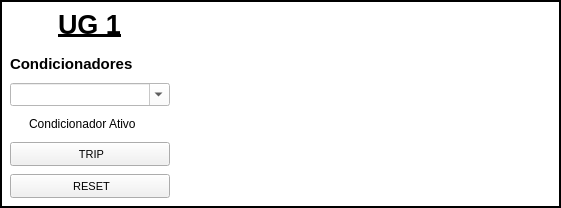
  <widget class="QFrame" name="frame_2">
   <property name="geometry">
    <rect>
     <x>419</x>
     <y>251</y>
     <width>561</width>
     <height>208</height>
    </rect>
   </property>
   <property name="maximumSize">
    <size>
     <width>561</width>
     <height>208</height>
    </size>
   </property>
   <property name="styleSheet">
    <string notr="true">background-color: transparent;</string>
   </property>
   <property name="frameShape">
    <enum>QFrame::Box</enum>
   </property>
   <property name="frameShadow">
    <enum>QFrame::Plain</enum>
   </property>
   <property name="lineWidth">
    <number>2</number>
   </property>
   <property name="midLineWidth">
    <number>0</number>
   </property>
   <widget class="QWidget" name="verticalLayoutWidget_5">
    <property name="geometry">
     <rect>
      <x>10</x>
      <y>3</y>
      <width>164</width>
      <height>201</height>
     </rect>
    </property>
    <layout class="QVBoxLayout" name="verticalLayout_condicionadores_ug1">
     <item>
      <widget class="QLabel" name="label_title_ug1">
       <property name="maximumSize">
        <size>
         <width>159</width>
         <height>35</height>
        </size>
       </property>
       <property name="font">
        <font>
         <pointsize>20</pointsize>
         <weight>75</weight>
         <bold>true</bold>
         <underline>true</underline>
        </font>
       </property>
       <property name="text">
        <string>&lt;html&gt;&lt;head/&gt;&lt;body&gt;&lt;p&gt;UG 1&lt;/p&gt;&lt;/body&gt;&lt;/html&gt;</string>
       </property>
       <property name="alignment">
        <set>Qt::AlignCenter</set>
       </property>
      </widget>
     </item>
     <item>
      <layout class="QVBoxLayout" name="verticalLayout_condicionadores_ug1_2" stretch="0,0,0,0,0">
       <property name="spacing">
        <number>8</number>
       </property>
       <property name="topMargin">
        <number>1</number>
       </property>
       <property name="bottomMargin">
        <number>0</number>
       </property>
       <item>
        <widget class="QLabel" name="label_condicionadores_ug1">
         <property name="sizePolicy">
          <sizepolicy hsizetype="Fixed" vsizetype="Fixed">
           <horstretch>0</horstretch>
           <verstretch>0</verstretch>
          </sizepolicy>
         </property>
         <property name="maximumSize">
          <size>
           <width>16777215</width>
           <height>22</height>
          </size>
         </property>
         <property name="font">
          <font>
           <pointsize>11</pointsize>
           <weight>75</weight>
           <bold>true</bold>
           <underline>false</underline>
          </font>
         </property>
         <property name="text">
          <string>&lt;html&gt;&lt;head/&gt;&lt;body&gt;&lt;p&gt;Condicionadores&lt;/p&gt;&lt;/body&gt;&lt;/html&gt;</string>
         </property>
        </widget>
       </item>
       <item>
        <widget class="QComboBox" name="comboBox_condic_ug1">
         <property name="sizePolicy">
          <sizepolicy hsizetype="Minimum" vsizetype="Minimum">
           <horstretch>160</horstretch>
           <verstretch>0</verstretch>
          </sizepolicy>
         </property>
         <property name="minimumSize">
          <size>
           <width>160</width>
           <height>23</height>
          </size>
         </property>
         <property name="maximumSize">
          <size>
           <width>160</width>
           <height>23</height>
          </size>
         </property>
         <property name="sizeIncrement">
          <size>
           <width>0</width>
           <height>0</height>
          </size>
         </property>
         <property name="baseSize">
          <size>
           <width>0</width>
           <height>0</height>
          </size>
         </property>
         <property name="styleSheet">
          <string notr="true">background-color: rgb(255, 255, 255);</string>
         </property>
         <property name="editable">
          <bool>true</bool>
         </property>
         <property name="insertPolicy">
          <enum>QComboBox::NoInsert</enum>
         </property>
         <property name="sizeAdjustPolicy">
          <enum>QComboBox::AdjustToContents</enum>
         </property>
         <property name="minimumContentsLength">
          <number>0</number>
         </property>
         <item>
          <property name="text">
           <string/>
          </property>
         </item>
         <item>
          <property name="text">
           <string>RV_Trip</string>
          </property>
         </item>
         <item>
          <property name="text">
           <string>AVR_Trip</string>
          </property>
         </item>
         <item>
          <property name="text">
           <string>SEL700G_Atuado</string>
          </property>
         </item>
         <item>
          <property name="text">
           <string>MXR_700G_Trip</string>
          </property>
         </item>
         <item>
          <property name="text">
           <string>MXR_TripEletrico</string>
          </property>
         </item>
         <item>
          <property name="text">
           <string>MXR_TripMecanico</string>
          </property>
         </item>
         <item>
          <property name="text">
           <string>ReleBloqA86MAtuado</string>
          </property>
         </item>
         <item>
          <property name="text">
           <string>ReleBloqA86HAtuado</string>
          </property>
         </item>
         <item>
          <property name="text">
           <string/>
          </property>
         </item>
         <item>
          <property name="text">
           <string>MXI_PalhetasDesal</string>
          </property>
         </item>
         <item>
          <property name="text">
           <string>MXI_ValvBorbTravada</string>
          </property>
         </item>
         <item>
          <property name="text">
           <string>MXI_TripAlimPainelFreio</string>
          </property>
         </item>
         <item>
          <property name="text">
           <string>MXI_SobreVeloMecPos18</string>
          </property>
         </item>
         <item>
          <property name="text">
           <string>MXI_NivelMAltoPocoDren</string>
          </property>
         </item>
         <item>
          <property name="text">
           <string>MXI_FreioSemEnergia</string>
          </property>
         </item>
         <item>
          <property name="text">
           <string>MXI_FreioFiltroSaturado</string>
          </property>
         </item>
         <item>
          <property name="text">
           <string>MXI_FalhaInterna</string>
          </property>
         </item>
         <item>
          <property name="text">
           <string>MXI_FalhaDisjTpsProt</string>
          </property>
         </item>
         <item>
          <property name="text">
           <string>MXI_FalhaInterna_SEL700G</string>
          </property>
         </item>
         <item>
          <property name="text">
           <string>MXI_FiltroRetSujo100Sujo</string>
          </property>
         </item>
         <item>
          <property name="text">
           <string>MXI_FiltroPresSujo100Sujo</string>
          </property>
         </item>
         <item>
          <property name="text">
           <string>MXI_FiltroPressaoBbaMecSj100</string>
          </property>
         </item>
         <item>
          <property name="text">
           <string>MXI_FaltaFluxoOleoMc</string>
          </property>
         </item>
         <item>
          <property name="text">
           <string>MXI_Falta125Vcc</string>
          </property>
         </item>
         <item>
          <property name="text">
           <string>MXI_Falta125VccCom</string>
          </property>
         </item>
         <item>
          <property name="text">
           <string>MXI_Falta125VccAlimVal</string>
          </property>
         </item>
         <item>
          <property name="text">
           <string>MXI_Falta125VccQPCUG2</string>
          </property>
         </item>
         <item>
          <property name="text">
           <string>MXI_Falta125VccQPCUG3</string>
          </property>
         </item>
         <item>
          <property name="text">
           <string>MXI_QCAUG_TripDisj52A1</string>
          </property>
         </item>
         <item>
          <property name="text">
           <string>MXI_QCAUG_TripDisjAgrup</string>
          </property>
         </item>
         <item>
          <property name="text">
           <string>MXI_QCAUG_Falha380VcaPainel</string>
          </property>
         </item>
         <item>
          <property name="text">
           <string>MXI_UHRV_TripBomba1</string>
          </property>
         </item>
         <item>
          <property name="text">
           <string>MXI_UHRV_TripBomba2</string>
          </property>
         </item>
         <item>
          <property name="text">
           <string>MXI_UHRV_PressCriticaPos321</string>
          </property>
         </item>
         <item>
          <property name="text">
           <string>MXI_UHRV_NivOleoCriticoPos35</string>
          </property>
         </item>
         <item>
          <property name="text">
           <string>MXI_UHRV_NivOleominimoPos36</string>
          </property>
         </item>
         <item>
          <property name="text">
           <string>MXI_UHLM_FluxoMcTras</string>
          </property>
         </item>
         <item>
          <property name="text">
           <string>MXI_UHLM_FluxoMcDianteiro</string>
          </property>
         </item>
         <item>
          <property name="text">
           <string>MXI_UHLM_TripBomba1</string>
          </property>
         </item>
         <item>
          <property name="text">
           <string>MXI_UHLM_TripBomba2</string>
          </property>
         </item>
         <item>
          <property name="text">
           <string>MXI_UHLM_FaltaFluxTroc</string>
          </property>
         </item>
         <item>
          <property name="text">
           <string>MXI_UHLM_FaltaPressTroc</string>
          </property>
         </item>
         <item>
          <property name="text">
           <string>MXI_UHLM_NivelCritOleo</string>
          </property>
         </item>
         <item>
          <property name="text">
           <string>MXI_UHLM_NivelminOleo</string>
          </property>
         </item>
         <item>
          <property name="text">
           <string>MXI_UHLM_Filt1PresSujo100Sujo</string>
          </property>
         </item>
         <item>
          <property name="text">
           <string>MXI_UHLM_Filt2PresSujo100Sujo</string>
          </property>
         </item>
         <item>
          <property name="text">
           <string>MXR_Q_Negativa</string>
          </property>
         </item>
         <item>
          <property name="text">
           <string>MXR_Falha_CLP</string>
          </property>
         </item>
         <item>
          <property name="text">
           <string>MXR_Falha_Remota</string>
          </property>
         </item>
         <item>
          <property name="text">
           <string>MXR_FalhaIbntDisjGer</string>
          </property>
         </item>
         <item>
          <property name="text">
           <string>MXR_FalhaAcionFechaValvBorb</string>
          </property>
         </item>
         <item>
          <property name="text">
           <string>MXR_TripVibr1</string>
          </property>
         </item>
         <item>
          <property name="text">
           <string>MXR_TripVibr2</string>
          </property>
         </item>
         <item>
          <property name="text">
           <string>MXR_TripTempUHRV</string>
          </property>
         </item>
         <item>
          <property name="text">
           <string>MXR_TripTempUHLM</string>
          </property>
         </item>
         <item>
          <property name="text">
           <string>MXR_TripTempGaxeteiro</string>
          </property>
         </item>
         <item>
          <property name="text">
           <string>MXR_TripTempMcGuiaRadial</string>
          </property>
         </item>
         <item>
          <property name="text">
           <string>MXR_TripPressaoCaixaEspiral</string>
          </property>
         </item>
         <item>
          <property name="text">
           <string>MXR_TripTempMcGuiaEscora</string>
          </property>
         </item>
         <item>
          <property name="text">
           <string>MXR_TripTempMcGuiaContraEscora</string>
          </property>
         </item>
         <item>
          <property name="text">
           <string>MXR_UHRV_FalhaAcionBbaM2</string>
          </property>
         </item>
         <item>
          <property name="text">
           <string>MXR_UHRV_FalhaAcionBbaM1</string>
          </property>
         </item>
         <item>
          <property name="text">
           <string>MXR_UHLM_FalhaAcionBbaM2</string>
          </property>
         </item>
         <item>
          <property name="text">
           <string>MXR_UHLM_FalhaAcionBbaM1</string>
          </property>
         </item>
         <item>
          <property name="text">
           <string/>
          </property>
         </item>
         <item>
          <property name="text">
           <string>MXI_SA_Secc1_Aberta</string>
          </property>
         </item>
         <item>
          <property name="text">
           <string>MXI_SA_Disj52G1_Aberto</string>
          </property>
         </item>
         <item>
          <property name="text">
           <string>MXI_SA_FalhaDisjTPsSincrG1</string>
          </property>
         </item>
         <item>
          <property name="text">
           <string>MXI_SA_DisjDJ1_AlPressBaixa</string>
          </property>
         </item>
         <item>
          <property name="text">
           <string>MXI_SA_DisjDJ1_BloqPressBaixa</string>
          </property>
         </item>
         <item>
          <property name="text">
           <string>MXI_SA_DisjDJ1_Super125VccCiMot</string>
          </property>
         </item>
         <item>
          <property name="text">
           <string>MXI_SA_DisjDJ1_Super125VccCiCom</string>
          </property>
         </item>
        </widget>
       </item>
       <item>
        <widget class="QCheckBox" name="checkBox_sinal_trip_condic_ug1">
         <property name="font">
          <font>
           <pointsize>9</pointsize>
          </font>
         </property>
         <property name="text">
          <string>Condicionador Ativo</string>
         </property>
        </widget>
       </item>
       <item>
        <widget class="QPushButton" name="pushButton_set_condic_high_ug1">
         <property name="sizePolicy">
          <sizepolicy hsizetype="Fixed" vsizetype="Fixed">
           <horstretch>160</horstretch>
           <verstretch>24</verstretch>
          </sizepolicy>
         </property>
         <property name="minimumSize">
          <size>
           <width>160</width>
           <height>24</height>
          </size>
         </property>
         <property name="maximumSize">
          <size>
           <width>160</width>
           <height>24</height>
          </size>
         </property>
         <property name="sizeIncrement">
          <size>
           <width>160</width>
           <height>24</height>
          </size>
         </property>
         <property name="baseSize">
          <size>
           <width>160</width>
           <height>24</height>
          </size>
         </property>
         <property name="font">
          <font>
           <pointsize>8</pointsize>
          </font>
         </property>
         <property name="styleSheet">
          <string notr="true">background-color: rgb(241, 241, 241);</string>
         </property>
         <property name="text">
          <string> TRIP</string>
         </property>
        </widget>
       </item>
       <item>
        <widget class="QPushButton" name="pushButton_reset_condic_high_ug1">
         <property name="sizePolicy">
          <sizepolicy hsizetype="Fixed" vsizetype="Fixed">
           <horstretch>160</horstretch>
           <verstretch>24</verstretch>
          </sizepolicy>
         </property>
         <property name="minimumSize">
          <size>
           <width>160</width>
           <height>24</height>
          </size>
         </property>
         <property name="maximumSize">
          <size>
           <width>160</width>
           <height>24</height>
          </size>
         </property>
         <property name="sizeIncrement">
          <size>
           <width>160</width>
           <height>24</height>
          </size>
         </property>
         <property name="baseSize">
          <size>
           <width>160</width>
           <height>24</height>
          </size>
         </property>
         <property name="font">
          <font>
           <pointsize>8</pointsize>
          </font>
         </property>
         <property name="styleSheet">
          <string notr="true">background-color: rgb(241, 241, 241);</string>
         </property>
         <property name="text">
          <string> RESET</string>
         </property>
        </widget>
       </item>
      </layout>
     </item>
    </layout>
   </widget>
  </widget>
